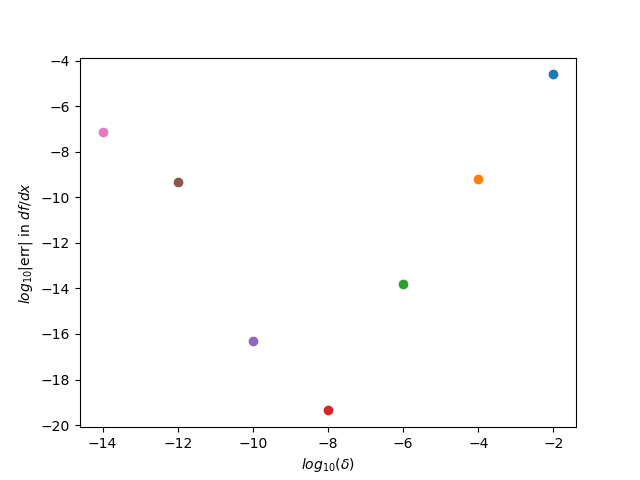

This chart was generated by the following Python code:
import numpy as np
import matplotlib.pyplot as plt

def f(x):
    return x*(x-1)

def numerical_fprime(x, delta):
    return (f(x+delta) - f(x))/delta

if __name__ == "__main__":
    print(numerical_fprime(1, 1e-2))
    plt.figure()
    for delta in [1e-2, 1e-4, 1e-6, 1e-8, 1e-10, 1e-12, 1e-14]:
        y = numerical_fprime(1, delta)
        plt.scatter(np.log10(delta), np.log(abs(y-1.)))
    plt.xlabel(r'$log_{10}(\delta)$')
    plt.ylabel(r'$log_{10}$|err| in $df/dx$')
    plt.savefig('calc_derivatives.png')
